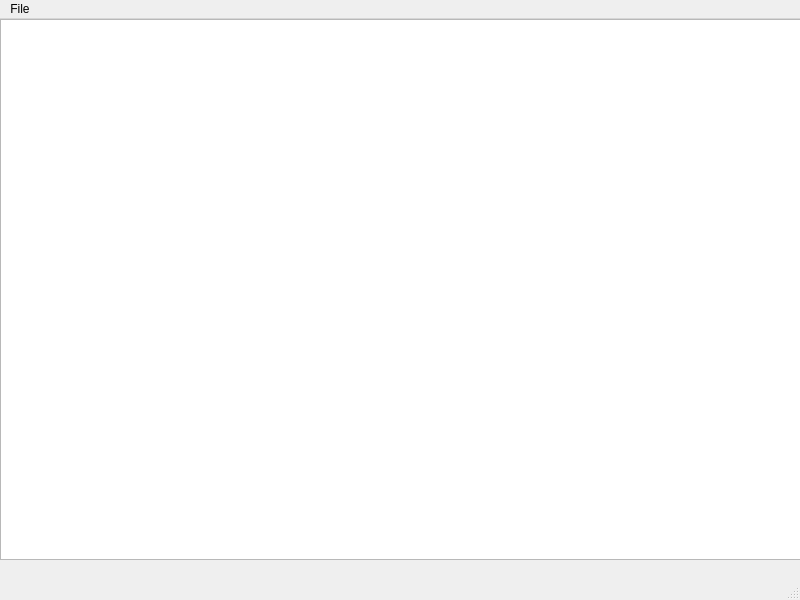
<?xml version="1.0" encoding="UTF-8"?>
<ui version="4.0">
 <class>MainWindow</class>
 <widget class="QMainWindow" name="MainWindow">
  <property name="geometry">
   <rect>
    <x>0</x>
    <y>0</y>
    <width>800</width>
    <height>600</height>
   </rect>
  </property>
  <property name="windowTitle">
   <string>MainWindow</string>
  </property>
  <widget class="QWidget" name="centralwidget">
   <widget class="QTextEdit" name="textEdit">
    <property name="geometry">
     <rect>
      <x>0</x>
      <y>0</y>
      <width>801</width>
      <height>541</height>
     </rect>
    </property>
    <property name="maximumSize">
     <size>
      <width>801</width>
      <height>541</height>
     </size>
    </property>
   </widget>
  </widget>
  <widget class="QStatusBar" name="statusbar"/>
  <widget class="QMenuBar" name="menubar">
   <property name="geometry">
    <rect>
     <x>0</x>
     <y>0</y>
     <width>800</width>
     <height>22</height>
    </rect>
   </property>
   <widget class="QMenu" name="menuNew">
    <property name="title">
     <string>File</string>
    </property>
    <addaction name="actionNew_file"/>
    <addaction name="actionOpen_file"/>
    <addaction name="actionSave_as"/>
    <addaction name="actionSave"/>
   </widget>
   <addaction name="menuNew"/>
  </widget>
  <action name="actionNew_file">
   <property name="text">
    <string>Create</string>
   </property>
  </action>
  <action name="actionOpen_file">
   <property name="text">
    <string>Open file</string>
   </property>
  </action>
  <action name="actionSave_as">
   <property name="text">
    <string>Save as</string>
   </property>
  </action>
  <action name="actionSave">
   <property name="text">
    <string>Save</string>
   </property>
  </action>
 </widget>
 <resources/>
 <connections/>
</ui>
